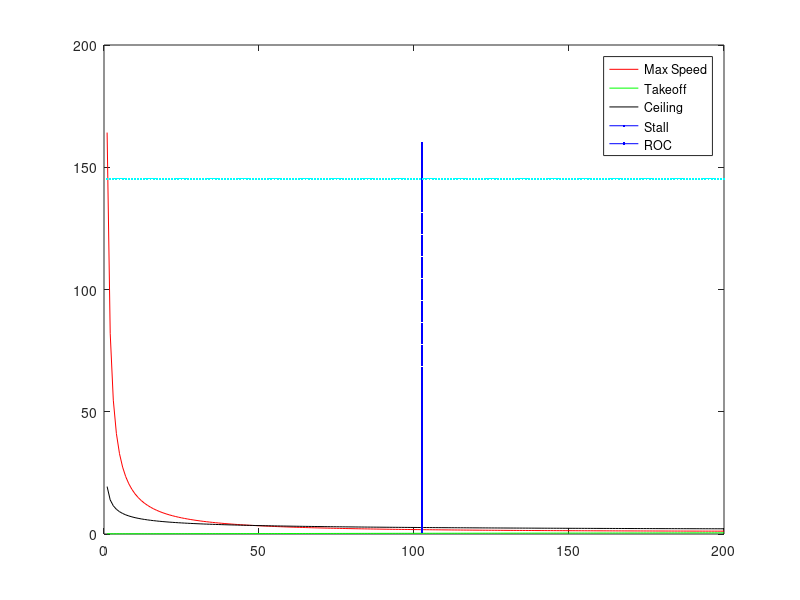

Here is the MATLAB script that generated this plot:
%% Senior Design Preliminary Sizing
% EAE 130A 
% 2.8.16
% 
clear all
close all
clc

%%
L_overD = 8; % FROM SADRAEY
Altitude = 50000; % Below top of topopause
Mach = 1.6; % Minimum Cruise Requirement
theta = 0.7519; % DETERMINED FROM ALTITUDE Tables
a_std = 1116; % Speed of sound 
TSFC_initial = (1+0.35*Mach)*sqrt(theta); % Low Power Turbofan Settings: Mattingly
V = Mach * a_std * sqrt(theta); % Velocity in ft/s
range = 4000 * 6080; % Required flight range in ft
Loiter = .75; % hours

W_crew = 200;
Num_crew = 2; % Fixed
W_crew = W_crew*Num_crew;

W_1pass = 230; % Weight of one pass
Num_pass = 19; % VARIABLE
W_payload = (W_1pass)*Num_pass; 

W_tfo = 0; % Assume zero for now
W_fuelmax = 80000;
% W_empty = 50000; % Aerion

%% Sadreay
% W_fuel = 60000; % INitial Estimate
W_to = 150000; %guess Initial Estimate

RF = L_overD*V*3600*TSFC_initial; % Range Factor
c_ratio = exp(-range*.8/3600/V/L_overD); % Cruise Range Use .8 for TSFC according to Sandray
l_ratio = exp(-.7*Loiter/L_overD); % Loiter ratio  Use .7 for TSFC according to Sandray

%empirical from Sandray
W_takeoff = .98; 
W_climb = 0.97;
W_descent = 0.99; 
W_approachland = 0.997;

W6_1 = W_takeoff*W_climb*W_descent*W_approachland * c_ratio * l_ratio;
W_fuel = (1-(W6_1))*1.06; % Fuel fraction Wof fuel div by wto 

error = 15; % percent error initlal sizing
%%
while abs(error) > .0001
    W_to_temp = W_to;
    W_empty = 1.02*(W_to_temp)^(-.06); %estimate from Aircraft design a Conceptual Approach (1992) by DANIEL P RAYMER
    W_to = (W_payload+W_crew)/(1-(W_fuel)-(W_empty)); % Fraction
    
    error = (W_to-W_to_temp)/W_to_temp*100;
end
%disp(W_to)
%disp(error)
%% Find Wing Area and Thrust
%Stall Speed
rho_o = 0.002378; %slug/ft^3 @sea level
V_landing = 160*1.68781; %ft/s, Concorde Landing Speed
V_stall = V_landing/1.3;
C_Lmax = 2.0; %Design Parameter (Research this Weekend)
W_Stall = 0.5*rho_o*V_stall^2*C_Lmax; %lbf/ft^2

%Max Speed
W_S_var = 1:200;
C_do = .04; %Design Parameter (Research this Weekend)
a = rho_o*C_do/2;
sigma_cruise = 0.1151/0.7519; %Mattingly Tables
rho_cruise = sigma_cruise*0.0767/32.174; %slug/ft^3
e = 0.7; %Design Parameter
AR = 2.7563; %Design Parameter (Research)
K = 1/(pi*e*AR);
b = 2*K/(rho_cruise*sigma_cruise);
V_cruise = V;
V_max = 1.2*V_cruise;
T_W_maxspeed = a*V_max^2./W_S_var + b/V_max^2*(W_S_var);

%Takeoff Run Requirements : Saadraey Page 
mu = 0.05; % Coeff Friction runway
g = 32.174; % Gravity
S_to = 7000; %Runway length from RFP
C_Dlg_o = 0.012; % Landing Gear dra coeff S 4.69b
C_Dhild_to = 0.003; % Hi lift devices on TO withou Kreuger flaps S. 4.96b
C_Lc =0.05; % Aircraft Cruise Lift Coeff
C_Lflap_to = 0.5; % Lift coeff from flaps at takeoff

V_r = 1.1*V_stall; % Rotational speed at wheels up
%C_LR = ((2*g)/(rho_o*V_r^2)).*(W_S_var); %Rotational Lift Coefficient
C_LR = C_Lmax/(1.15^2); % Rotational Lift Coefficient
C_Lto = C_Lc + C_Lflap_to;
C_Dto_o = C_do + C_Dlg_o+C_Dhild_to;
C_Dto = C_Dto_o+K*C_Lto^2; 
C_DG = C_Dto-mu*C_Lto;

T_W_takeoffrun = (mu-(mu+(C_DG./C_LR)).*(exp(0.6*rho_o*g*C_DG*S_to.*(W_S_var).^(-1))))./(1-exp(0.6*rho_o*g*C_DG*S_to.*(W_S_var).^(-1)));

% Rate of Climb Requirements
ROC = 6000; %  Design Parameter (Research )fpm Concorde was 5000 
T_W_ROC = (ROC/sqrt((2/(rho_o*sqrt(C_do/K)))))+1/(L_overD);

%Ceiling Requirements
ROC_cruise = 300; %fpm cruise ceiling 
T_W_cruise_ceiling = ROC_cruise./(sigma_cruise*sqrt(2./(rho_cruise*sqrt(C_do/K)).*W_S_var))+(1/(sigma_cruise*L_overD));


plot(W_S_var,T_W_maxspeed,'r'); hold on
plot(W_S_var,T_W_takeoffrun,'g');
plot(W_S_var,T_W_cruise_ceiling,'k');
plot(W_Stall,1:160,'b');
plot(W_S_var,T_W_ROC,'c');
legend('Max Speed','Takeoff', 'Ceiling', 'Stall', 'ROC', 'Location', 'best')
